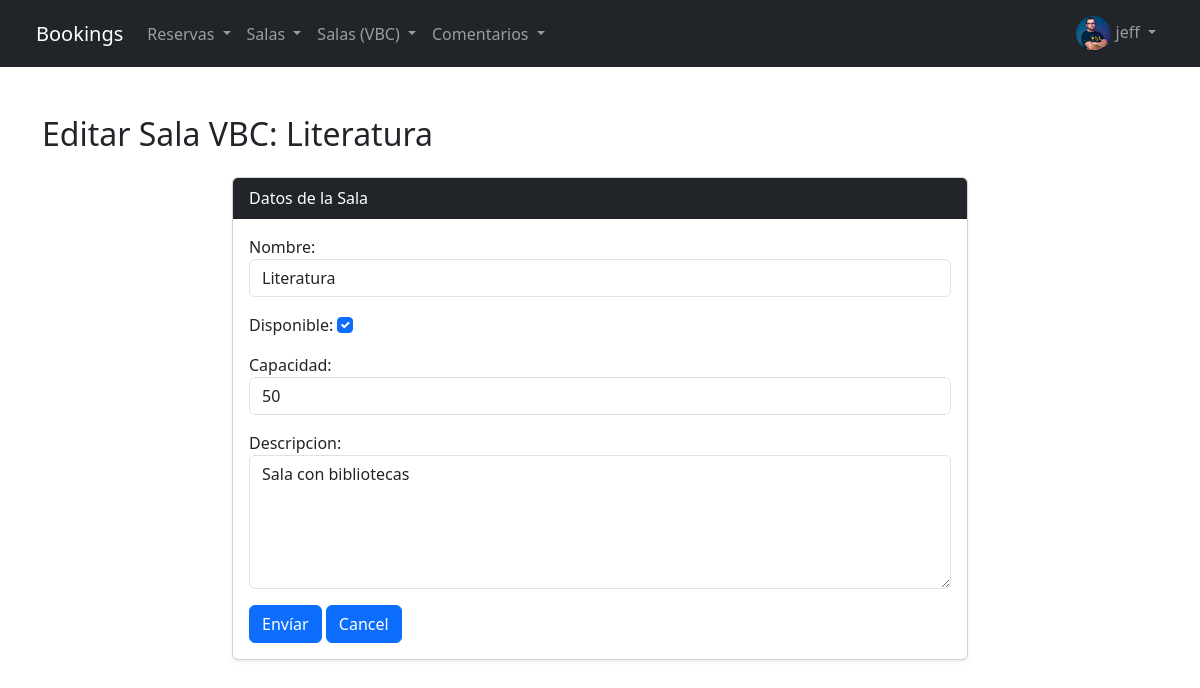
Page /bookings/room/vbc/1/update/ (signed in) on the committed database.
### bookings/models.py (models this page shows, shortened)
class Avatar(models.Model):
    user = models.OneToOneField(User, on_delete=models.CASCADE, related_name='avatar')
    image = models.ImageField(upload_to='avatars/')

class Sala(models.Model):
    nombre = models.CharField(max_length=100)
    disponible = models.BooleanField(default=True)
    capacidad = models.IntegerField()
    descripcion = models.TextField(blank=True, null=True)

### bookings/views.py (the view)
# urls.py: path('room/vbc/<int:pk>/update/', RoomUpdateView.as_view(), name='vbc_room_update'),
class RoomUpdateView(LoginRequiredMixin, UpdateView):
    model = Sala
    template_name = 'vbc/room_form.html'
    fields = ['nombre', 'disponible', 'capacidad', 'descripcion']
    context_object_name = 'sala'
    success_url = reverse_lazy('vbc_room_list')
    def get_form(self, form_class=None):
        form = super().get_form(form_class)  # Obtén el formulario estándar
        form.fields['nombre'].widget.attrs.update({'class': 'form-control'})
        form.fields['disponible'].widget.attrs.update({'class': 'form-check-input'})
        form.fields['capacidad'].widget.attrs.update({'class': 'form-control'})
        form.fields['descripcion'].widget.attrs.update({'class': 'form-control', 'rows': '5'})
        return form

### bookings/templates/vbc/room_form.html (shortened to what this page needs)
{% extends 'bookings/base.html' %}
{% block content %}
    <section class="py-5">
        <div class="container">
            <h2 class="mb-4">{% if object %}Editar Sala VBC: {{ object.nombre }}{% else %}Crear Sala VBC{% endif %}</h2>
            <div class="row">
                <div class="col-lg-8 mx-auto">
                    <div class="card shadow-sm">
                        <div class="card-header bg-dark text-white">
                            Datos de la Sala
                        </div>
                        <div class="card-body">
                            <form method="post">
                                {{ form.as_p }}
                                <button type="submit" class="btn btn-primary">Envíar</button>
                                <a href="{% url 'vbc_room_list' %}" class="btn btn-primary">Cancel</a>
                            </form>
                        </div>
                    </div>
                </div>
            </div>
        </div>
    </section>
{% endblock %}

### bookings/templates/bookings/base.html (shortened to what this page needs)
{% load static %}
<!DOCTYPE html>
<html lang="es">
<head>
    <link rel="stylesheet" href="{% static 'bookings/css/bootstrap.min.css' %}">
    <link rel="stylesheet" href="https://cdn.jsdelivr.net/npm/bootstrap-icons@1.11.3/font/bootstrap-icons.min.css">
</head>
<body>
    <nav class="navbar navbar-expand-lg navbar-dark bg-dark border-body px-4">
        <div class="container-fluid">
            <a class="navbar-brand" href="/bookings">Bookings</a>
            <div class="collapse navbar-collapse" id="navbarNav">
                {% if user.is_authenticated %}
                <ul class="navbar-nav">
                    <li class="nav-item dropdown">
                        <a class="nav-link dropdown-toggle" href="#" role="button" data-bs-toggle="dropdown" aria-expanded="false">
                            Reservas
                        </a>
                    </li>
                    <li class="nav-item dropdown">
                        <a class="nav-link dropdown-toggle" href="#" role="button" data-bs-toggle="dropdown" aria-expanded="false">
                            Salas
                        </a>
                    </li>
                    <li class="nav-item dropdown">
                        <a class="nav-link dropdown-toggle" href="#" role="button" data-bs-toggle="dropdown" aria-expanded="false">
                            Salas (VBC)
                        </a>
                    </li>
                    <li class="nav-item dropdown">
                        <a class="nav-link dropdown-toggle" href="#" role="button" data-bs-toggle="dropdown" aria-expanded="false">
                            Comentarios
                        </a>
                    </li>
                </ul>
                {% endif %}
                <ul class="navbar-nav ms-auto">
                    {% if user.is_authenticated %}
                    <li class="nav-item dropdown">
                        <a class="nav-link dropdown-toggle" href="#" role="button" data-bs-toggle="dropdown" aria-expanded="false">
                            {% if user.avatar.image %}
                                <img src="{{ user.avatar.image.url }}" alt="Avatar" class="rounded-circle" style="height: 35px; width: 35px;">
                            {% else %}
                                <i class="bi bi-person-circle"></i>
                            {% endif %}
                            {% if user.first_name %} {{ user.first_name }} {% else %} {{ user.username }} {% endif %}
                        </a>
                    </li>
                    {% endif %}
                </ul>
            </div>
        </div>
    </nav>
    <div class="container-fluid p-0">
        {% block content %}{% endblock content %}
    </div>
</body>
</html>

### rows in the picture
Sala: nombre "Literatura", disponible "☑", capacidad "50", descripcion "Sala con bibliotecas"

### other values in the picture
{{ user.first_name }} "jeff"
